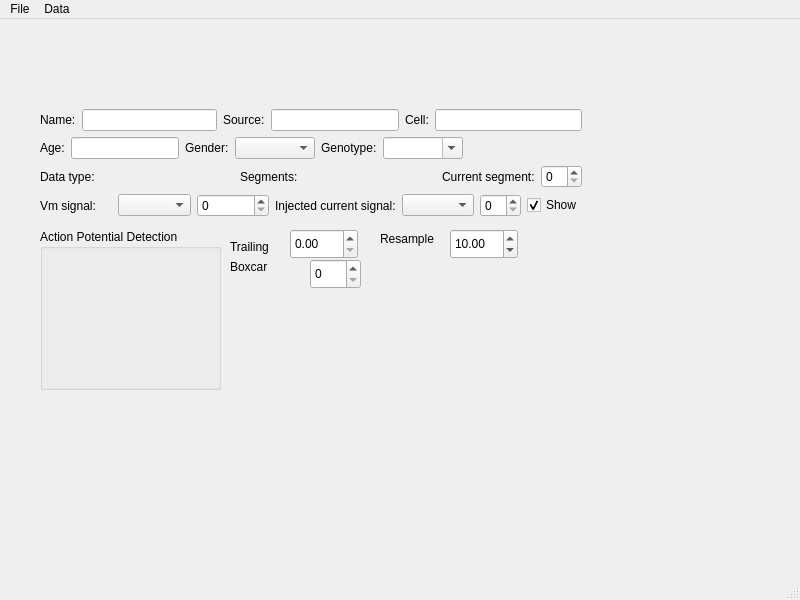
<?xml version="1.0" encoding="UTF-8"?>
<ui version="4.0">
 <class>APAnalysisMainWindow</class>
 <widget class="QMainWindow" name="APAnalysisMainWindow">
  <property name="geometry">
   <rect>
    <x>0</x>
    <y>0</y>
    <width>800</width>
    <height>600</height>
   </rect>
  </property>
  <property name="windowTitle">
   <string>AP Analysis</string>
  </property>
  <widget class="QWidget" name="centralwidget">
   <widget class="QGroupBox" name="apDetectionGroupBox">
    <property name="geometry">
     <rect>
      <x>40</x>
      <y>210</y>
      <width>181</width>
      <height>161</height>
     </rect>
    </property>
    <property name="title">
     <string>Action Potential Detection</string>
    </property>
   </widget>
   <widget class="QLabel" name="signalTailLabel">
    <property name="geometry">
     <rect>
      <x>230</x>
      <y>220</y>
      <width>51</width>
      <height>16</height>
     </rect>
    </property>
    <property name="text">
     <string>Trailing</string>
    </property>
   </widget>
   <widget class="QDoubleSpinBox" name="trailingDurationDoubleSpinBox">
    <property name="geometry">
     <rect>
      <x>290</x>
      <y>210</y>
      <width>68</width>
      <height>30</height>
     </rect>
    </property>
    <property name="toolTip">
     <string>Duration of trailing signal (s)</string>
    </property>
    <property name="statusTip">
     <string>Duration of trailing signal (s)</string>
    </property>
    <property name="whatsThis">
     <string>Duration of trailing signal (s)</string>
    </property>
   </widget>
   <widget class="QLabel" name="label">
    <property name="geometry">
     <rect>
      <x>380</x>
      <y>210</y>
      <width>61</width>
      <height>20</height>
     </rect>
    </property>
    <property name="text">
     <string>Resample</string>
    </property>
   </widget>
   <widget class="QDoubleSpinBox" name="resamplePeriodDoubleSpinBox">
    <property name="geometry">
     <rect>
      <x>450</x>
      <y>210</y>
      <width>68</width>
      <height>30</height>
     </rect>
    </property>
    <property name="toolTip">
     <string>Resample with period (us)</string>
    </property>
    <property name="statusTip">
     <string>Resample with period (us)</string>
    </property>
    <property name="whatsThis">
     <string>Resample with period (us)</string>
    </property>
    <property name="value">
     <double>10.000000000000000</double>
    </property>
   </widget>
   <widget class="QLabel" name="boxcarSizeLabel">
    <property name="geometry">
     <rect>
      <x>230</x>
      <y>240</y>
      <width>54</width>
      <height>16</height>
     </rect>
    </property>
    <property name="text">
     <string>Boxcar</string>
    </property>
   </widget>
   <widget class="QSpinBox" name="boxcarSizeSpinBox">
    <property name="geometry">
     <rect>
      <x>310</x>
      <y>240</y>
      <width>51</width>
      <height>30</height>
     </rect>
    </property>
   </widget>
   <widget class="QWidget" name="">
    <property name="geometry">
     <rect>
      <x>40</x>
      <y>12</y>
      <width>542</width>
      <height>186</height>
     </rect>
    </property>
    <layout class="QVBoxLayout" name="verticalLayout_3">
     <item>
      <layout class="QVBoxLayout" name="verticalLayout_2">
       <item>
        <layout class="QHBoxLayout" name="horizontalLayout_8">
         <item>
          <widget class="QLabel" name="dataVarNameLabel">
           <property name="toolTip">
            <string>Name of the variable in the workspace</string>
           </property>
           <property name="frameShape">
            <enum>QFrame::NoFrame</enum>
           </property>
           <property name="frameShadow">
            <enum>QFrame::Plain</enum>
           </property>
           <property name="text">
            <string/>
           </property>
           <property name="textInteractionFlags">
            <set>Qt::TextSelectableByKeyboard|Qt::TextSelectableByMouse</set>
           </property>
          </widget>
         </item>
         <item>
          <spacer name="horizontalSpacer_4">
           <property name="orientation">
            <enum>Qt::Horizontal</enum>
           </property>
           <property name="sizeHint" stdset="0">
            <size>
             <width>40</width>
             <height>20</height>
            </size>
           </property>
          </spacer>
         </item>
        </layout>
       </item>
       <item>
        <layout class="QHBoxLayout" name="horizontalLayout_7">
         <item>
          <layout class="QHBoxLayout" name="horizontalLayout_9">
           <item>
            <widget class="QLabel" name="label_60">
             <property name="text">
              <string>Name:</string>
             </property>
            </widget>
           </item>
           <item>
            <widget class="QLineEdit" name="dataNameLineEdit">
             <property name="sizePolicy">
              <sizepolicy hsizetype="Expanding" vsizetype="Fixed">
               <horstretch>10</horstretch>
               <verstretch>0</verstretch>
              </sizepolicy>
             </property>
             <property name="toolTip">
              <string>Data name</string>
             </property>
             <property name="statusTip">
              <string>Data name</string>
             </property>
             <property name="whatsThis">
              <string>Data name</string>
             </property>
             <property name="clearButtonEnabled">
              <bool>true</bool>
             </property>
            </widget>
           </item>
          </layout>
         </item>
         <item>
          <layout class="QHBoxLayout" name="horizontalLayout_22">
           <item>
            <widget class="QLabel" name="sourceIDLabel">
             <property name="sizePolicy">
              <sizepolicy hsizetype="Preferred" vsizetype="Preferred">
               <horstretch>0</horstretch>
               <verstretch>0</verstretch>
              </sizepolicy>
             </property>
             <property name="text">
              <string>Source:</string>
             </property>
            </widget>
           </item>
           <item>
            <widget class="QLineEdit" name="sourceIDLineEdit">
             <property name="sizePolicy">
              <sizepolicy hsizetype="Expanding" vsizetype="Fixed">
               <horstretch>10</horstretch>
               <verstretch>0</verstretch>
              </sizepolicy>
             </property>
             <property name="clearButtonEnabled">
              <bool>true</bool>
             </property>
            </widget>
           </item>
          </layout>
         </item>
         <item>
          <layout class="QHBoxLayout" name="horizontalLayout_20">
           <item>
            <widget class="QLabel" name="label_56">
             <property name="sizePolicy">
              <sizepolicy hsizetype="Preferred" vsizetype="Fixed">
               <horstretch>0</horstretch>
               <verstretch>0</verstretch>
              </sizepolicy>
             </property>
             <property name="text">
              <string>Cell:</string>
             </property>
             <property name="buddy">
              <cstring>cellLineEdit</cstring>
             </property>
            </widget>
           </item>
           <item>
            <widget class="QLineEdit" name="cellLineEdit">
             <property name="sizePolicy">
              <sizepolicy hsizetype="Expanding" vsizetype="Fixed">
               <horstretch>0</horstretch>
               <verstretch>0</verstretch>
              </sizepolicy>
             </property>
             <property name="toolTip">
              <string>Cell name</string>
             </property>
             <property name="statusTip">
              <string>Cell name</string>
             </property>
             <property name="whatsThis">
              <string>Cell name</string>
             </property>
             <property name="clearButtonEnabled">
              <bool>true</bool>
             </property>
            </widget>
           </item>
          </layout>
         </item>
        </layout>
       </item>
      </layout>
     </item>
     <item>
      <layout class="QHBoxLayout" name="horizontalLayout_6">
       <item>
        <layout class="QHBoxLayout" name="horizontalLayout_23">
         <item>
          <widget class="QLabel" name="label_62">
           <property name="text">
            <string>Age:</string>
           </property>
          </widget>
         </item>
         <item>
          <widget class="QLineEdit" name="ageLineEdit">
           <property name="sizePolicy">
            <sizepolicy hsizetype="Minimum" vsizetype="Fixed">
             <horstretch>0</horstretch>
             <verstretch>0</verstretch>
            </sizepolicy>
           </property>
           <property name="minimumSize">
            <size>
             <width>80</width>
             <height>0</height>
            </size>
           </property>
          </widget>
         </item>
        </layout>
       </item>
       <item>
        <layout class="QHBoxLayout" name="horizontalLayout_5">
         <item>
          <widget class="QLabel" name="label_61">
           <property name="sizePolicy">
            <sizepolicy hsizetype="Minimum" vsizetype="Preferred">
             <horstretch>0</horstretch>
             <verstretch>0</verstretch>
            </sizepolicy>
           </property>
           <property name="text">
            <string>Gender:</string>
           </property>
          </widget>
         </item>
         <item>
          <widget class="QComboBox" name="genderComboBox">
           <property name="sizePolicy">
            <sizepolicy hsizetype="Minimum" vsizetype="Fixed">
             <horstretch>0</horstretch>
             <verstretch>0</verstretch>
            </sizepolicy>
           </property>
           <property name="minimumSize">
            <size>
             <width>80</width>
             <height>0</height>
            </size>
           </property>
           <property name="currentText">
            <string/>
           </property>
           <property name="maxVisibleItems">
            <number>3</number>
           </property>
           <property name="maxCount">
            <number>3</number>
           </property>
           <property name="insertPolicy">
            <enum>QComboBox::NoInsert</enum>
           </property>
           <property name="minimumContentsLength">
            <number>3</number>
           </property>
          </widget>
         </item>
        </layout>
       </item>
       <item>
        <layout class="QHBoxLayout" name="horizontalLayout_19">
         <item>
          <widget class="QLabel" name="genotypeLabel">
           <property name="sizePolicy">
            <sizepolicy hsizetype="Minimum" vsizetype="Preferred">
             <horstretch>0</horstretch>
             <verstretch>0</verstretch>
            </sizepolicy>
           </property>
           <property name="text">
            <string>Genotype:</string>
           </property>
          </widget>
         </item>
         <item>
          <widget class="QComboBox" name="genotypeComboBox">
           <property name="sizePolicy">
            <sizepolicy hsizetype="Minimum" vsizetype="Fixed">
             <horstretch>0</horstretch>
             <verstretch>0</verstretch>
            </sizepolicy>
           </property>
           <property name="minimumSize">
            <size>
             <width>80</width>
             <height>0</height>
            </size>
           </property>
           <property name="editable">
            <bool>true</bool>
           </property>
           <property name="maxVisibleItems">
            <number>50</number>
           </property>
          </widget>
         </item>
         <item>
          <spacer name="horizontalSpacer_2">
           <property name="orientation">
            <enum>Qt::Horizontal</enum>
           </property>
           <property name="sizeHint" stdset="0">
            <size>
             <width>40</width>
             <height>20</height>
            </size>
           </property>
          </spacer>
         </item>
        </layout>
       </item>
      </layout>
     </item>
     <item>
      <layout class="QVBoxLayout" name="verticalLayout">
       <item>
        <layout class="QHBoxLayout" name="horizontalLayout_3">
         <item>
          <widget class="QLabel" name="dataTypeLabel">
           <property name="text">
            <string>Data type:</string>
           </property>
          </widget>
         </item>
         <item>
          <spacer name="horizontalSpacer">
           <property name="orientation">
            <enum>Qt::Horizontal</enum>
           </property>
           <property name="sizeHint" stdset="0">
            <size>
             <width>40</width>
             <height>20</height>
            </size>
           </property>
          </spacer>
         </item>
         <item>
          <widget class="QLabel" name="nSegmentsLabel">
           <property name="text">
            <string>Segments:</string>
           </property>
          </widget>
         </item>
         <item>
          <spacer name="horizontalSpacer_3">
           <property name="orientation">
            <enum>Qt::Horizontal</enum>
           </property>
           <property name="sizeHint" stdset="0">
            <size>
             <width>40</width>
             <height>20</height>
            </size>
           </property>
          </spacer>
         </item>
         <item>
          <widget class="QLabel" name="currentSegmentLabel">
           <property name="text">
            <string>Current segment:</string>
           </property>
          </widget>
         </item>
         <item>
          <widget class="QSpinBox" name="segmentSpinBox">
           <property name="toolTip">
            <string>Current segment</string>
           </property>
          </widget>
         </item>
        </layout>
       </item>
       <item>
        <layout class="QHBoxLayout" name="horizontalLayout_4">
         <item>
          <layout class="QHBoxLayout" name="horizontalLayout_2">
           <item>
            <widget class="QLabel" name="vmSignalLabel">
             <property name="text">
              <string>Vm signal:</string>
             </property>
            </widget>
           </item>
           <item>
            <widget class="QComboBox" name="vmSignalNameComboBox">
             <property name="toolTip">
              <string>Choose Vm signal by name</string>
             </property>
             <property name="statusTip">
              <string>Choose Vm signal by name</string>
             </property>
             <property name="whatsThis">
              <string>Choose Vm signal by name</string>
             </property>
            </widget>
           </item>
           <item>
            <widget class="QSpinBox" name="vmSignalIndexSpinBox">
             <property name="toolTip">
              <string>Choose Vm signal by index</string>
             </property>
             <property name="statusTip">
              <string>Choose Vm signal by index</string>
             </property>
             <property name="whatsThis">
              <string>Choose Vm signal by index</string>
             </property>
            </widget>
           </item>
          </layout>
         </item>
         <item>
          <layout class="QHBoxLayout" name="horizontalLayout">
           <item>
            <widget class="QLabel" name="iInjLabel">
             <property name="text">
              <string>Injected current signal:</string>
             </property>
            </widget>
           </item>
           <item>
            <widget class="QComboBox" name="iInjSignalNameComboBox">
             <property name="toolTip">
              <string>Choose Iinj signal by name</string>
             </property>
             <property name="statusTip">
              <string>Choose Iinj signal by name</string>
             </property>
             <property name="whatsThis">
              <string>Choose Iinj signal by name</string>
             </property>
            </widget>
           </item>
           <item>
            <widget class="QSpinBox" name="iInjSignalIndexSpinBox">
             <property name="toolTip">
              <string>Choose Iinj signal by index</string>
             </property>
             <property name="statusTip">
              <string>Choose Iinj signal by index</string>
             </property>
             <property name="whatsThis">
              <string>Choose Iinj signal by index</string>
             </property>
            </widget>
           </item>
           <item>
            <widget class="QCheckBox" name="showIinjCheckBox">
             <property name="text">
              <string>Show</string>
             </property>
             <property name="checked">
              <bool>true</bool>
             </property>
            </widget>
           </item>
          </layout>
         </item>
        </layout>
       </item>
      </layout>
     </item>
    </layout>
   </widget>
  </widget>
  <widget class="QMenuBar" name="menubar">
   <property name="geometry">
    <rect>
     <x>0</x>
     <y>0</y>
     <width>800</width>
     <height>28</height>
    </rect>
   </property>
   <widget class="QMenu" name="menuFile">
    <property name="title">
     <string>File</string>
    </property>
    <addaction name="actionOpen"/>
    <addaction name="actionSave"/>
   </widget>
   <widget class="QMenu" name="menuData">
    <property name="title">
     <string>Data</string>
    </property>
    <addaction name="actionLoad_from_workspace"/>
    <addaction name="actionExport_to_workspace"/>
   </widget>
   <addaction name="menuFile"/>
   <addaction name="menuData"/>
  </widget>
  <widget class="QStatusBar" name="statusbar"/>
  <action name="actionOpen">
   <property name="text">
    <string>Open</string>
   </property>
  </action>
  <action name="actionSave">
   <property name="text">
    <string>Save</string>
   </property>
  </action>
  <action name="actionLoad_from_workspace">
   <property name="text">
    <string>Load from workspace</string>
   </property>
  </action>
  <action name="actionExport_to_workspace">
   <property name="text">
    <string>Export to workspace</string>
   </property>
  </action>
 </widget>
 <resources/>
 <connections/>
</ui>
